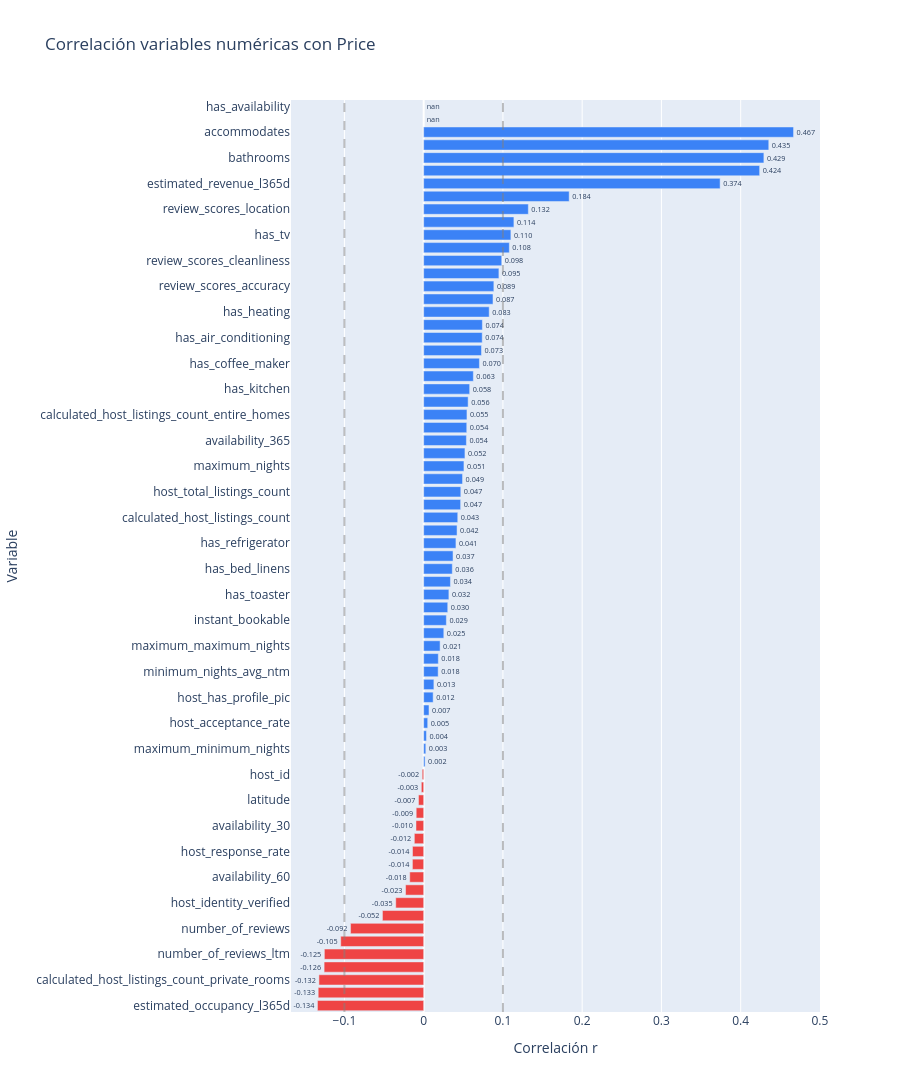

Here is the notebook cell this chart was saved with:
### Markdown cell above
### Matriz de correlación con precio/noche

### Code cell
#Correlacion de las columnas con el precio por noche
import plotly.graph_objects as go

correlacion = df.corr(numeric_only=True)['price'].drop('price').sort_values()

colors = ['#ef4444' if v < 0 else '#3b82f6' for v in correlacion.values]

fig = go.Figure(go.Bar(
    x=correlacion.values,
    y=correlacion.index,
    orientation='h',
    marker_color=colors,
    text=[f"{v:.3f}" for v in correlacion.values],
    textposition='outside'
))

fig.update_layout(title="Correlación variables numéricas con Price", height=1400)
fig.update_xaxes(title_text="Correlación r")
fig.update_yaxes(title_text="Variable")
fig.add_vline(x=0.1, line_dash="dash", line_color="gray", opacity=0.5)
fig.add_vline(x=-0.1, line_dash="dash", line_color="gray", opacity=0.5)
fig.show()

### Figure 1 — Plotly figure (JSON) as saved in the notebook; plotly's stock layout.template omitted (floating-point values rounded to 4 significant figures)
{"data": [{"marker": {"color": ["#ef4444", "#ef4444", "#ef4444", "#ef4444", "#ef4444", "#ef4444", "#ef4444", "#ef4444", "#ef4444", "#ef4444", "#ef4444", "#ef4444", "#ef4444", "#ef4444", "#ef4444", "#ef4444", "#ef4444", "#ef4444", "#ef4444", "#3b82f6", "#3b82f6", "#3b82f6", "#3b82f6", "#3b82f6", "#3b82f6", "#3b82f6", "#3b82f6", "#3b82f6", "#3b82f6", "#3b82f6", "#3b82f6", "#3b82f6", "#3b82f6", "#3b82f6", "#3b82f6", "#3b82f6", "#3b82f6", "#3b82f6", "#3b82f6", "#3b82f6", "#3b82f6", "#3b82f6", "#3b82f6", "#3b82f6", "#3b82f6", "#3b82f6", "#3b82f6", "#3b82f6", "#3b82f6", "#3b82f6", "#3b82f6", "#3b82f6", "#3b82f6", "#3b82f6", "#3b82f6", "#3b82f6", "#3b82f6", "#3b82f6", "#3b82f6", "#3b82f6", "#3b82f6", "#3b82f6", "#3b82f6", "#3b82f6", "#3b82f6", "#3b82f6", "#3b82f6", "#3b82f6", "#3b82f6", "#3b82f6", "#3b82f6"]}, "orientation": "h", "text": ["-0.134", "-0.133", "-0.132", "-0.126", "-0.125", "-0.105", "-0.092", "-0.052", "-0.035", "-0.023", "-0.018", "-0.014", "-0.014", "-0.012", "-0.010", "-0.009", "-0.007", "-0.003", "-0.002", "0.002", "0.003", "0.004", "0.005", "0.007", "0.012", "0.013", "0.018", "0.018", "0.021", "0.025", "0.029", "0.030", "0.032", "0.034", "0.036", "0.037", "0.041", "0.042", "0.043", "0.047", "0.047", "0.049", "0.051", "0.052", "0.054", "0.054", "0.055", "0.056", "0.058", "0.063", "0.070", "0.073", "0.074", "0.074", "0.083", "0.087", "0.089", "0.095", "0.098", "0.108", "0.110", "0.114", "0.132", "0.184", "0.374", "0.424", "0.429", "0.435", "0.467", "nan", "nan"], "textposition": "outside", "type": "bar", "x": [-0.134, -0.1331, -0.1322, -0.1256, -0.1253, -0.1047, -0.09223, -0.05202, -0.03524, -0.02285, -0.01757, -0.01419, -0.01409, -0.01177, -0.009698, -0.009421, -0.00654, -0.002936, -0.00184, 0.001772, 0.002694, 0.003516, 0.005107, 0.006708, 0.01196, 0.01291, 0.01829, 0.01849, 0.02073, 0.02541, 0.02865, 0.03038, 0.03182, 0.0338, 0.03613, 0.03706, 0.04072, 0.04212, 0.04303, 0.04664, 0.04686, 0.04906, 0.05083, 0.0521, 0.05392, 0.05438, 0.05463, 0.05612, 0.05805, 0.06271, 0.07035, 0.07298, 0.07389, 0.07408, 0.08269, 0.08747, 0.08857, 0.09494, 0.09849, 0.1081, 0.1101, 0.1139, 0.1321, 0.1836, 0.3741, 0.4239, 0.4293, 0.4355, 0.4667, NaN, NaN], "y": ["estimated_occupancy_l365d", "reviews_per_month", "calculated_host_listings_count_private_rooms", "number_of_reviews_l30d", "number_of_reviews_ltm", "number_of_reviews_ly", "number_of_reviews", "id", "host_identity_verified", "calculated_host_listings_count_shared_rooms", "availability_60", "availability_eoy", "host_response_rate", "availability_90", "availability_30", "has_shampoo", "latitude", "has_hot_water", "host_id", "has_dishes", "maximum_minimum_nights", "has_hangers", "host_acceptance_rate", "has_wifi", "host_has_profile_pic", "minimum_maximum_nights", "minimum_nights_avg_ntm", "has_essentials", "maximum_maximum_nights", "maximum_nights_avg_ntm", "instant_bookable", "minimum_nights", "has_toaster", "minimum_minimum_nights", "has_bed_linens", "has_microwave", "has_refrigerator", "has_hair_dryer", "calculated_host_listings_count", "host_listings_count", "host_total_listings_count", "review_scores_checkin", "maximum_nights", "has_freezer", "availability_365", "review_scores_communication", "calculated_host_listings_count_entire_homes", "host_is_superhost", "has_kitchen", "has_iron", "has_coffee_maker", "has_cooking_basics", "has_air_conditioning", "longitude", "has_heating", "review_scores_value", "review_scores_accuracy", "has_washer", "review_scores_cleanliness", "has_balcony_or_terrace", "has_tv", "review_scores_rating", "review_scores_location", "private_bathroom", "estimated_revenue_l365d", "beds", "bathrooms", "bedrooms", "accommodates", "scrape_id", "has_availability"]}], "layout": {"height": 1400, "shapes": [{"line": {"color": "gray", "dash": "dash"}, "opacity": 0.5, "type": "line", "x0": 0.1, "x1": 0.1, "xref": "x", "y0": 0, "y1": 1, "yref": "y domain"}, {"line": {"color": "gray", "dash": "dash"}, "opacity": 0.5, "type": "line", "x0": -0.1, "x1": -0.1, "xref": "x", "y0": 0, "y1": 1, "yref": "y domain"}], "title": {"text": "Correlación variables numéricas con Price"}, "xaxis": {"title": {"text": "Correlación r"}}, "yaxis": {"title": {"text": "Variable"}}}}
